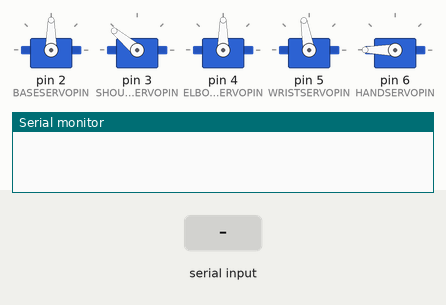
Simulated run of this sketch. Board: Arduino Uno, built with avr-gcc and run on an emulated ATmega328P. On the bench: 5 × servo, the last lines printed to the serial monitor. Inputs (shaded band) come from the test bench.

Above: at 1.2 s.
1.3 s: "base,1\n" received over Serial
At 3.8 s:
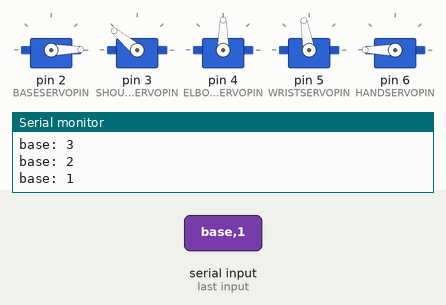
4.3 s: "shoulder,1\n" received over Serial
At 7.1 s:
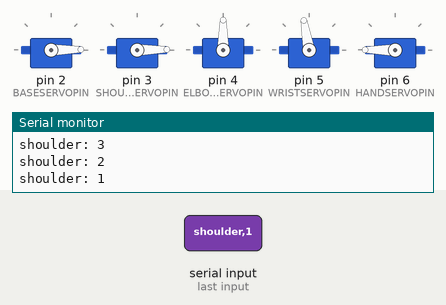
7.3 s: "elbow,1\n" received over Serial
At 9.6 s:
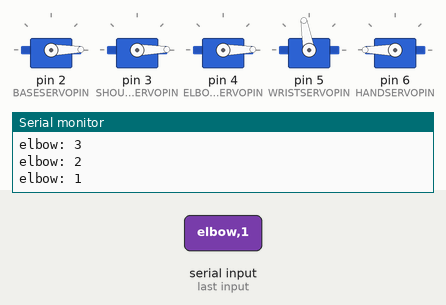
10.3 s: "wrist,1\n" received over Serial
At 12.7 s:
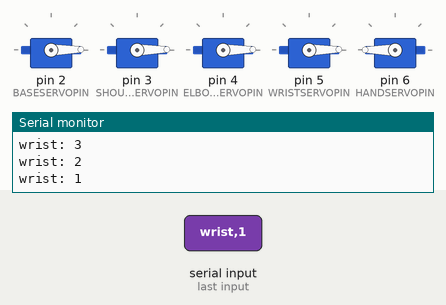
13.3 s: "hand,1\n" received over Serial
At 13.78 s:
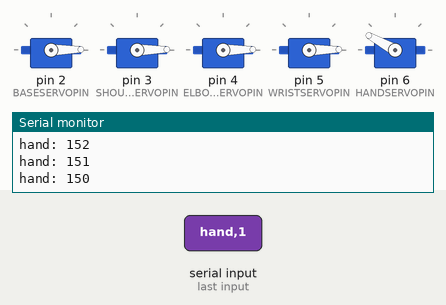
16.3 s: "base,150\n" received over Serial
At 19.0 s:
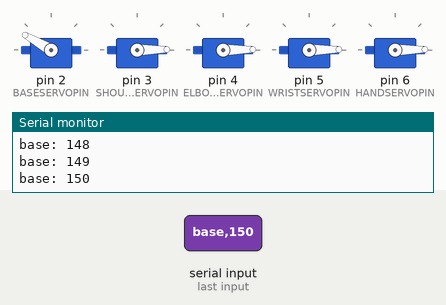
Timing chart, 0 to 20.3 s (numbered marks = the images above; inputs shaded):
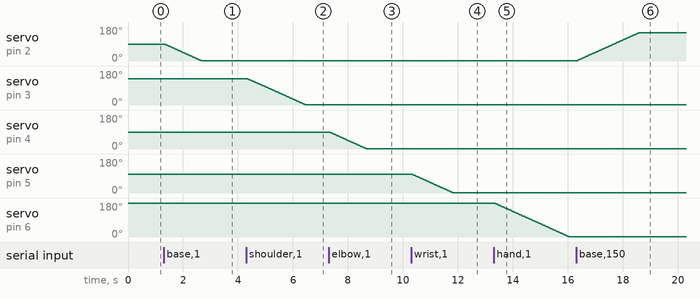

The sketch:

smoothtest.ino
```cpp
#include <Servo.h>

// Servo objects
Servo baseservo;
Servo shoulderservo;
Servo elbowservo;
Servo wristservo;
Servo handservo;

// Servo pins
const int BASESERVOPIN = 2;
const int SHOULDERSERVOPIN = 3;
const int ELBOWSERVOPIN = 4;
const int WRISTSERVOPIN = 5;
const int HANDSERVOPIN = 6;

// Smoothness and speed
const int SMOOTHNESS = 1;     // Degrees per step
const int DELAY_MS = 15;      // Delay per step

// Store current angles
int baseAngle = 90;
int shoulderAngle = 140;
int elbowAngle = 90;
int wristAngle = 100;
int handAngle = 180;

void setup() {
  Serial.begin(9600);

  // Attach all servos
  baseservo.attach(BASESERVOPIN);
  shoulderservo.attach(SHOULDERSERVOPIN);
  elbowservo.attach(ELBOWSERVOPIN);
  wristservo.attach(WRISTSERVOPIN);
  handservo.attach(HANDSERVOPIN);

  // Move to initial positions
  baseservo.write(baseAngle);
  shoulderservo.write(shoulderAngle);
  elbowservo.write(elbowAngle);
  wristservo.write(wristAngle);
  handservo.write(handAngle);
}

// Function to smoothly move a servo
void moveServo(Servo& servo, int& currentAngle, const String& name, int targetAngle) {
  targetAngle = constrain(targetAngle, 0, 180);  // Keep angle in bounds

  Serial.print("Moving ");
  Serial.print(name);
  Serial.print(" from ");
  Serial.print(currentAngle);
  Serial.print(" to ");
  Serial.println(targetAngle);

  if (currentAngle < targetAngle) {
    for (int i = currentAngle; i <= targetAngle; i += SMOOTHNESS) {
      servo.write(i);
      Serial.print(name);
      Serial.print(": ");
      Serial.println(i);
      delay(DELAY_MS);
    }
  } else if (currentAngle > targetAngle) {
    for (int i = currentAngle; i >= targetAngle; i -= SMOOTHNESS) {
      servo.write(i);
      Serial.print(name);
      Serial.print(": ");
      Serial.println(i);
      delay(DELAY_MS);
    }
  }

  currentAngle = targetAngle; // Update current angle
}

void loop() {
  if (Serial.available() > 0) {
    String data = Serial.readStringUntil('\n');
    data.trim();  // Remove extra whitespace or newlines
    Serial.print("Received: ");
    Serial.println(data);

    int commaIndex = data.indexOf(',');
    if (commaIndex > 0) {
      String servoName = data.substring(0, commaIndex);
      int targetAngle = data.substring(commaIndex + 1).toInt();

      // Match servo name and move
      if (servoName == "base") {
        moveServo(baseservo, baseAngle, "base", targetAngle);
      } else if (servoName == "shoulder") {
        moveServo(shoulderservo, shoulderAngle, "shoulder", targetAngle);
      } else if (servoName == "elbow") {
        moveServo(elbowservo, elbowAngle, "elbow", targetAngle);
      } else if (servoName == "wrist") {
        moveServo(wristservo, wristAngle, "wrist", targetAngle);
      } else if (servoName == "hand") {
        moveServo(handservo, handAngle, "hand", targetAngle);
      } else {
        Serial.println("Error: Unknown servo name.");
      }
    } else {
      Serial.println("Error: Invalid command format.");
    }
  }
}
```

Measured:
- after the input at 1.3 s, servo on pin 2 (BASESERVOPIN): moves from 90° to 1° over 1.3 s, starting at once
- after the input at 4.3 s, servo on pin 3 (SHOULDERSERVOPIN): moves from 140° to 1° over 2.1 s, starting at once
- after the input at 7.3 s, servo on pin 4 (ELBOWSERVOPIN): moves from 90° to 1° over 1.3 s, starting at once
- after the input at 10.3 s, servo on pin 5 (WRISTSERVOPIN): moves from 100° to 1° over 1.5 s, starting at once
- after the input at 13.3 s, servo on pin 6 (HANDSERVOPIN): moves from 180° to 1° over 2.7 s, starting at once
- after the input at 16.3 s, servo on pin 2 (BASESERVOPIN): moves from 1° to 150° over 2.3 s, starting at once
